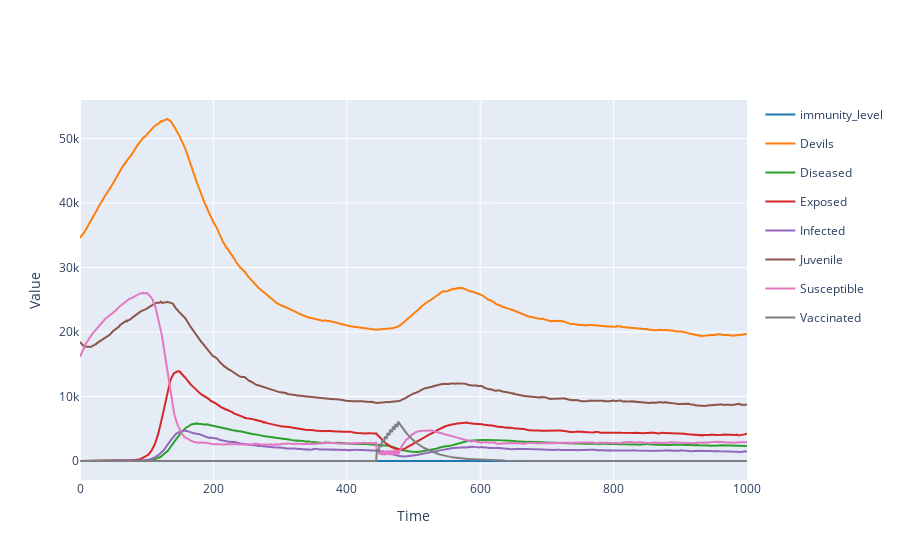

Write notebook code for a chart like this one.
### Code cell
results.plotplotly()

### Figure 1 — Plotly figure (JSON) as saved in the notebook; plotly's stock layout.template omitted (floating-point values rounded to 4 significant figures; data arrays with more than 128 entries replaced by an {"elided": "..."} marker saying what was removed)
{"data": [{"legendgroup": "immunity_level", "line": {"color": "#1f77b4"}, "mode": "lines", "name": "immunity_level", "type": "scatter", "x": {"elided": "1001 int values"}, "y": {"elided": "1001 int values"}}, {"legendgroup": "Devils", "line": {"color": "#ff7f0e"}, "mode": "lines", "name": "Devils", "type": "scatter", "x": {"elided": "1001 int values"}, "y": {"elided": "1001 int values"}}, {"legendgroup": "Diseased", "line": {"color": "#2ca02c"}, "mode": "lines", "name": "Diseased", "type": "scatter", "x": {"elided": "1001 int values"}, "y": {"elided": "1001 int values"}}, {"legendgroup": "Exposed", "line": {"color": "#d62728"}, "mode": "lines", "name": "Exposed", "type": "scatter", "x": {"elided": "1001 int values"}, "y": {"elided": "1001 int values"}}, {"legendgroup": "Infected", "line": {"color": "#9467bd"}, "mode": "lines", "name": "Infected", "type": "scatter", "x": {"elided": "1001 int values"}, "y": {"elided": "1001 int values"}}, {"legendgroup": "Juvenile", "line": {"color": "#8c564b"}, "mode": "lines", "name": "Juvenile", "type": "scatter", "x": {"elided": "1001 int values"}, "y": {"elided": "1001 int values"}}, {"legendgroup": "Susceptible", "line": {"color": "#e377c2"}, "mode": "lines", "name": "Susceptible", "type": "scatter", "x": {"elided": "1001 int values"}, "y": {"elided": "1001 int values"}}, {"legendgroup": "Vaccinated", "line": {"color": "#7f7f7f"}, "mode": "lines", "name": "Vaccinated", "type": "scatter", "x": {"elided": "1001 int values"}, "y": {"elided": "1001 int values"}}], "layout": {"showlegend": true, "title": {"text": ""}, "xaxis": {"title": {"text": "Time"}}, "yaxis": {"title": {"text": "Value"}}}}
